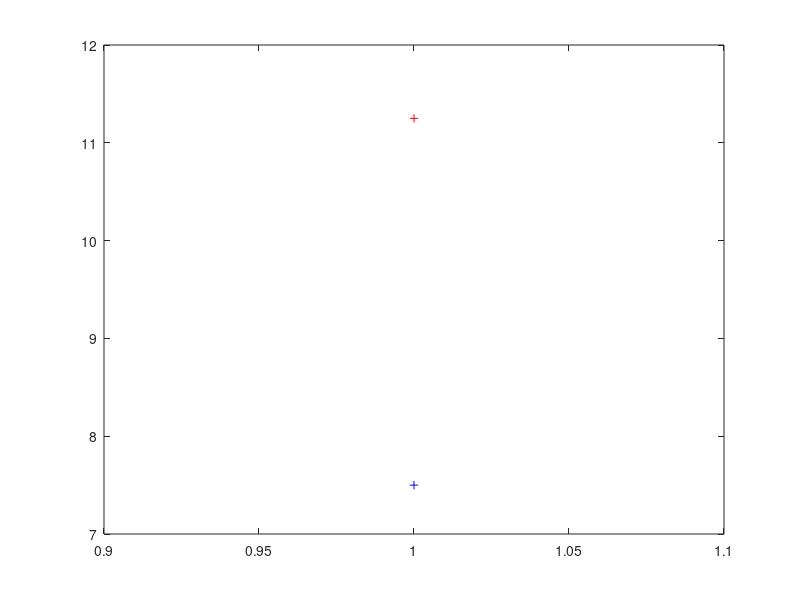

Write the MATLAB code that produced this figure.
%% Espirit_baseline
clear;clc;
%% Initializations
g_weight = 1;
v_weight = 0.1;
n_weight = 0;
g_angle = pi/24;
v_angle = pi/16;
array_size = 6;
Averaged_samples = 100;
delx=0.5;

%% Setting up Random Phi that differ across samples

phi_one = 1i*2*pi*rand(1,Averaged_samples);
phi_two = 1i*2*pi*rand(1,Averaged_samples);
pos = 1:array_size;
pos = pos';
distance = 2.*pi.*pos.*delx;  % element separation of 1/2 wavelength

%% Two Element Array size
% A on Case 1

X = g_weight.*(exp(-1i*distance*sin(g_angle))*exp(phi_one))... %Ground
    + v_weight.*(exp(-1i*distance*sin(v_angle))*exp(phi_two))...  %Vegetaion
    + n_weight.*sqrt(-2.*log(1-rand(array_size,Averaged_samples))).*exp(1i*2*pi*rand(array_size,Averaged_samples));  %Noise


Y1 = [X(1,:); X(2,:)]; Y2 = [X(5,:);X(6,:)]; %Baseline = 4d
baseline=4*delx;

% Y1 = [X(1,2),X(1,3)]; Y2 = [X(1,4),X(1,5)]; %Baseline = 2d
%    Y1 = [X(1,3),X(1,4)]; Y2 = [X(1,4),X(1,5)]; %Baseline = d
%     Y1 = [X(1,2),X(1,3),X(1,4)]; Y2 = [X(1,3),X(1,4),X(1,5)]; %Baseline = d
%     Y1 = [X(1,1),X(1,2),X(1,3),X(1,4)]; Y2 = [X(1,2),X(1,3),X(1,4),X(1,5)]; %Baseline = d

R1 = Y1*Y1';
R2 = Y1*Y2';
A =  pinv(R1)*R2;

[u,uv] = eig(A);
[~,kk]=sort(angle(diag(uv)),'ascend');

phase_one = asin(angle(uv(kk(1),kk(1)))/2/pi/baseline);
phase_two = asin(angle(uv(kk(2),kk(2)))/2/pi/baseline);
%% Ploting Results
figure(1)
plot(phase_one*180/pi,'b+')
hold on;
plot(phase_two*180/pi,'r+')
hold off;

